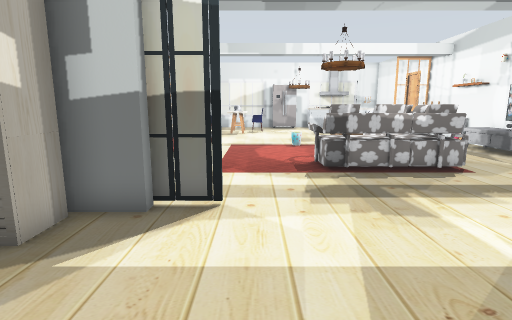
View 1 (above)

16 first-person views from a walk through a world built for the Gazebo simulator. The camera is 1 m above the floor, tilts 10° down and sees 80° across. The floor is counted in squares, 0.5 m on a side. Each view is taken from the middle of a square. On the plan, view 1 faces up. The plan holds only what a view shows up to about 17 squares ahead; the rest is blank. Robots are left out. Some surface patterns are stand-ins.

View 2
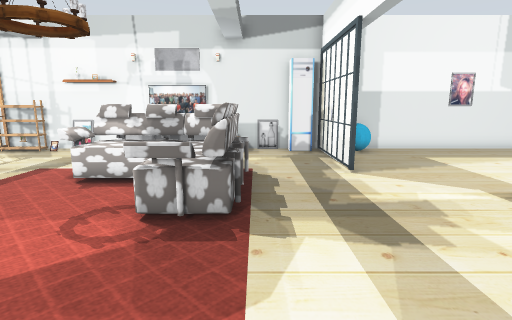

View 3
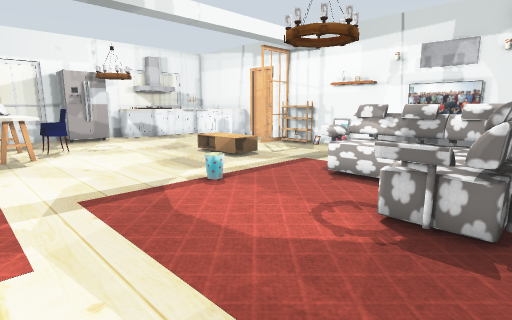

View 4
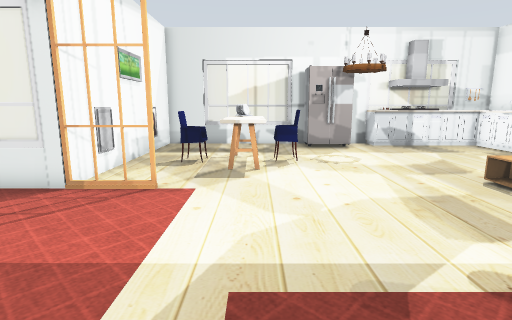

View 5
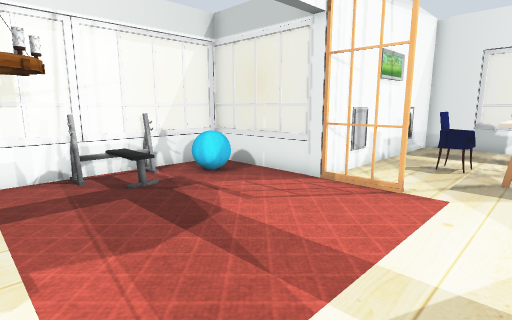

View 6
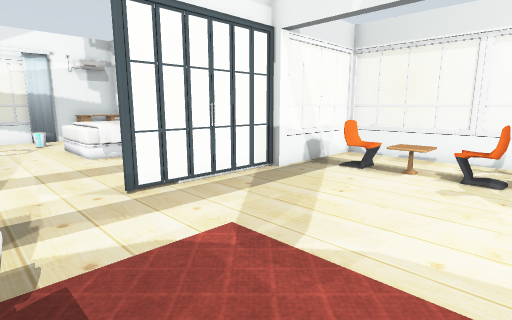

View 7
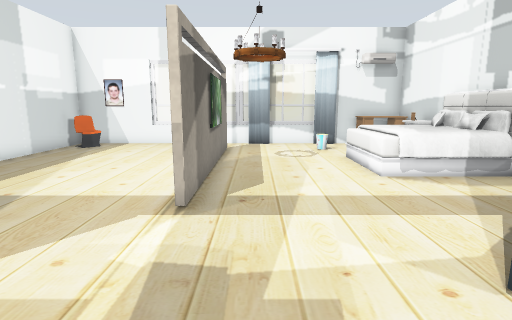

View 8
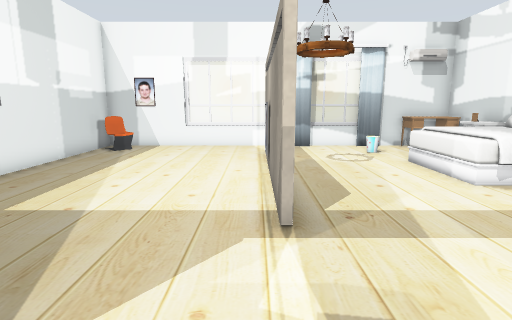

View 9
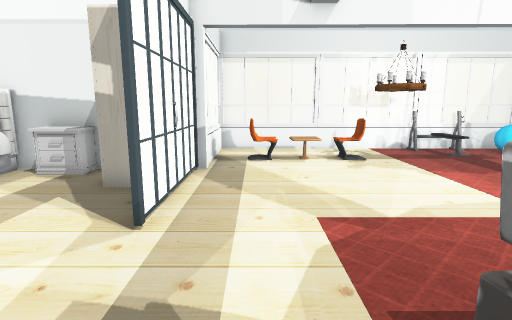

View 10
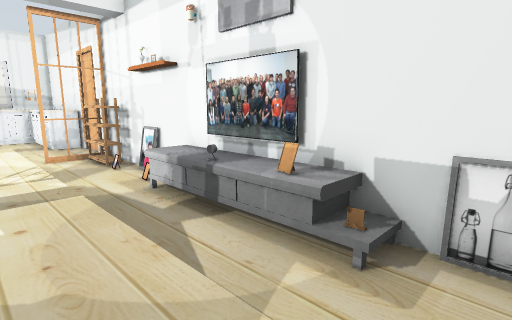

View 11
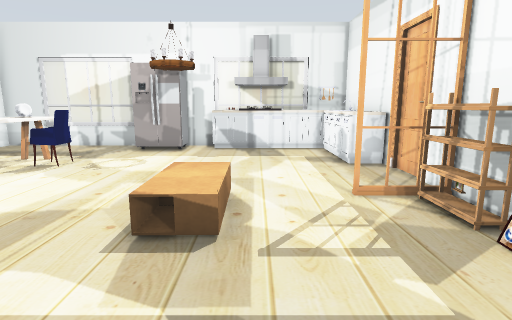

View 12
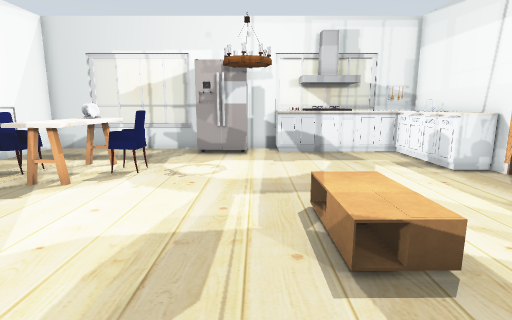

View 13
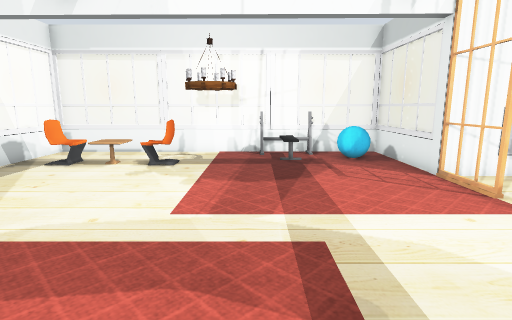

View 14
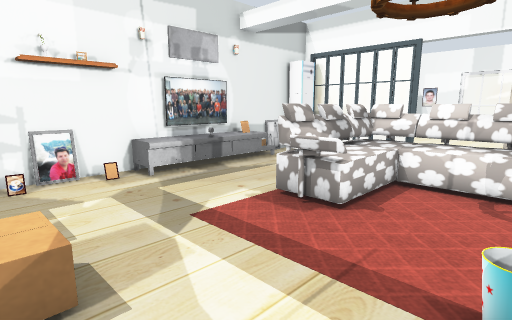

View 15
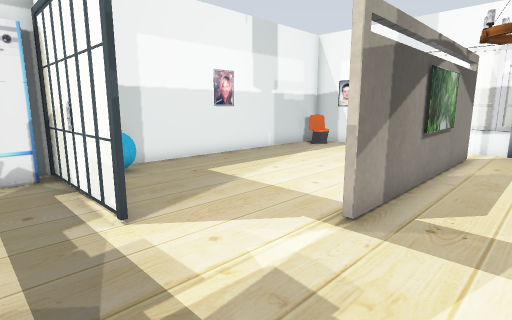

View 16
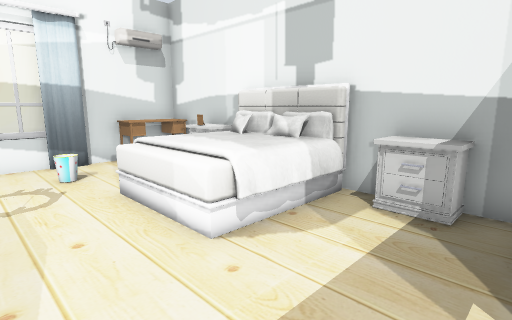

### Floor plan
Points are (right, up) in squares from view 1. A wall is a line through its corners. A room is listed if a view was taken in it or the views show most of it. See-through windows are left out.
Room 1 (views 1, 2, 3, 4, 5, 6, 7, 8, 9, 10, 11, 12, 13, 14, 15, 16)
walls: (-2.1, 6) (-2.1, 5.6) (-3.6, 5.6); (3.6, 3.2) (3.6, -0.4); (-6.5, 6.4) (-5.6, 6.4); (-5.7, 3.6) (-5.7, -7.6) (-2.3, -7.6); (11.5, 6) (11.5, 21.5); (3.4, -0.5) (3.4, 3.2); (3.6, -2.4) (3.6, -4.6); (11.5, 24) (11.5, 29.6) (10.4, 29.6); (3.4, -5.6) (3.4, -2.4); (1.6, 29.6) (-5.7, 29.6) (-5.7, 20.3) (-10.5, 20.3); (5, 29.6) (3.5, 29.6); (7.4, -7.6) (11.5, -7.6) (11.5, 4.2)
low walls: (-10.5, 11.6) (-10.5, 6.3); (-10.5, 20.3) (-10.5, 15.4); (2.4, -7.6) (3.5, -7.6)
objects: window (-11, 8); window (-11, 12) to (-11, 15); window (-11, 18); window (-10, 6) to (-7, 6); other object (-10, 15) to (-8, 17); window (-10, 20) to (-8, 20); cyan ball (-9, 18) to (-8, 19); chair (-8, 8) to (-8, 9); table (-8, 10) to (-7, 10); chair (-8, 11) to (-8, 12); lamp (-8, 13) to (-7, 14); picture (-6, 22); other object (-6, 27); desk (-5, -7) to (-4, -7); other object (-5, -5); nightstand (-5, -4); bed (-5, -3) to (-2, 0); nightstand (-5, 2) to (-5, 3); wardrobe (-5, 4) to (-4, 5); door leaf (-5, 20) to (-4, 20); chair (-4, 24) to (-3, 25); door leaf (-3, 6); kitchen table (-2, 23) to (-1, 24); table (-2, 25) to (-1, 25); kitchen table (-2, 26) to (-1, 26); window (-1, -8) to (2, -8); bin (-1, -5); door leaf (-1, 6); chair (0, 24); window (0, 30); lamp (1, -3) to (3, -1); curtain (2, -7); sofa (2, 9) to (6, 14); bin (2, 16); fridge (2, 28) to (3, 29); TV (3, -1); lamp (3, 13) to (4, 14); lamp (3, 26) to (4, 27); window (4, -8) to (7, -8); picture (4, -1); coffee table (5, 19) to (6, 21); kitchen cabinet (5, 29) to (6, 29); door leaf (6, 6) to (7, 6); other object (7, 29) to (8, 29); bench (7, 30); window (8, 30) to (9, 30); door leaf (9, 6); door leaf (9, 21) to (11, 21); kitchen cabinet (9, 25) to (11, 29); chair (10, -7) to (11, -6); cyan ball (10, 4) to (11, 5); desk (10, 11); TV cabinet (10, 13) to (11, 15); other object (10, 30); picture (11, -1); other object (11, 7); picture (11, 9); TV cabinet (11, 10); TV (11, 11); picture (11, 12) to (11, 13); TV (11, 14); desk (11, 16); other object (11, 17); desk (11, 18); shoe rack (11, 19) to (11, 20); door leaf (12, 23)

Positions as (right, up) in squares from view 1, and headings:
1: (0, 0), facing up
2: (-3, 9), facing right
3: (-3, 9), facing up-right
4: (-1, 13), facing up
5: (-1, 13), facing up-left
6: (2, 13), facing down-left
7: (2, 9), facing down
8: (4, 8), facing down
9: (4, 8), facing left
10: (7, 8), facing up-right
11: (7, 14), facing up
12: (4, 15), facing up
13: (3, 15), facing left
14: (2, 19), facing down-right
15: (1, 8), facing down-right
16: (1, 4), facing down-left
